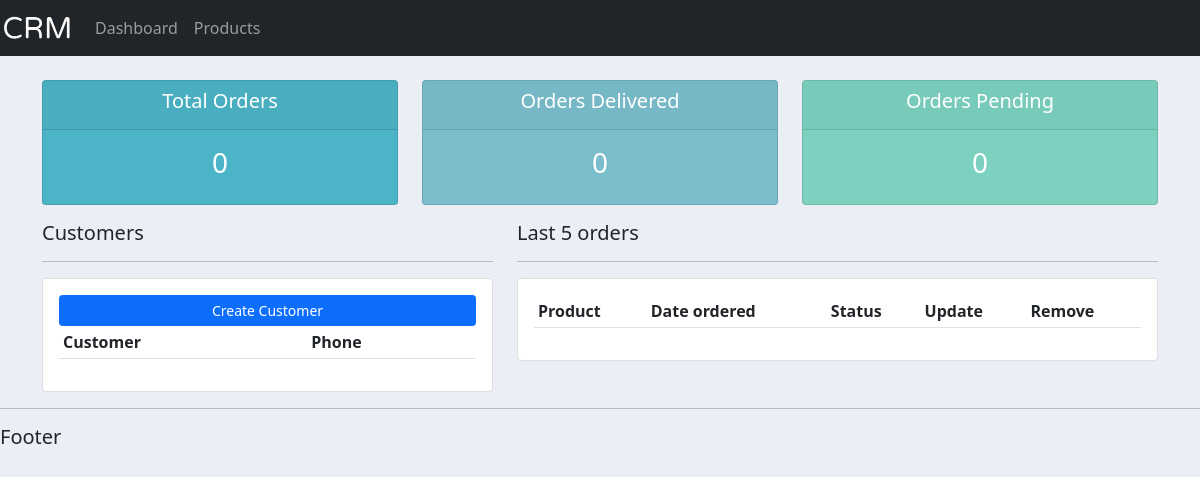
The app's page /, older data.
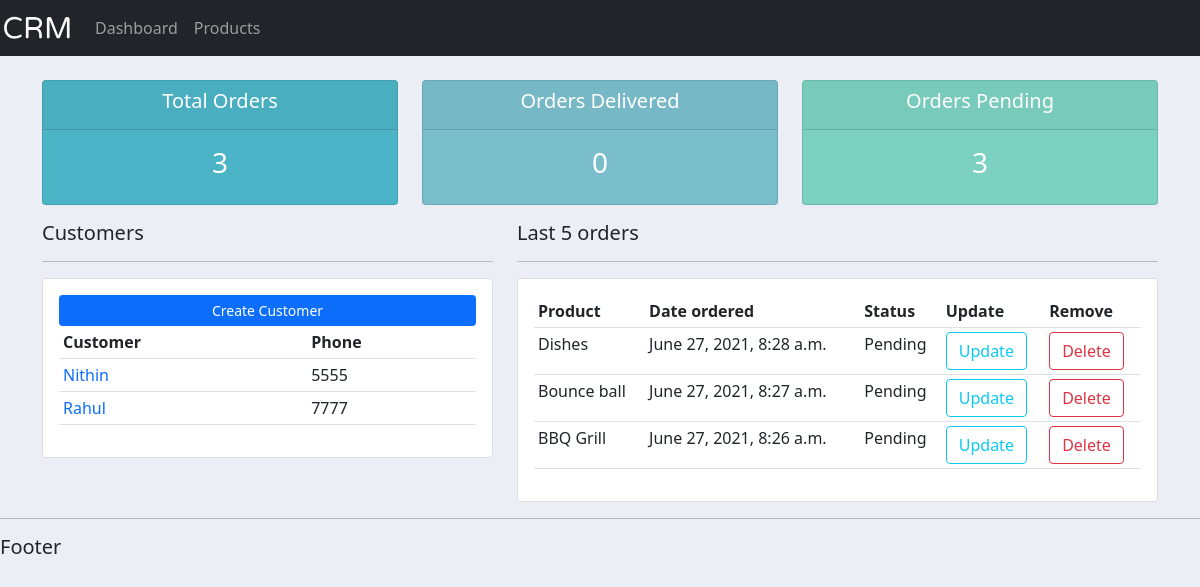
The same page, newer data.
### accounts/models.py (models this page shows, shortened)
class Customer(models.Model):
    name = models.CharField(max_length=100,null=True)
    phone = models.CharField(max_length=100,null=True)
    email = models.EmailField(null=True)
    date_created = models.DateTimeField(auto_now_add=True,null=True)

class order(models.Model):
    STATUS = (
         ('Pending','Pending'),
         ('Out for delivery','Out for delivery'),
         ('Delivered','Delivered')
     )
    customer = models.ForeignKey(Customer,null=True,on_delete=models.SET_NULL)
    product = models.ForeignKey(product,null=True,on_delete=models.SET_NULL)
    date_created = models.DateTimeField(auto_now_add=True,null=True)
    status = models.CharField(max_length=100,choices=STATUS)
    class Meta:
        ordering = ('-date_created','status')

class product(models.Model):
    CATEGORY = (
         ('Indoor','Indoor'),
         ('Outdoor','Outdoor')
     )
    name = models.CharField(max_length=100, null=True)
    price = models.FloatField(null=True)
    category = models.CharField(max_length=100,null=True,choices=CATEGORY)
    description = models.CharField(max_length=500,null=True)
    date_created = models.DateTimeField(auto_now_add=True,null=True)
    tags=models.ManyToManyField(tag)
    def __str__(self):
        return self.name

### accounts/views.py (the view)
# urls.py: path('', home,name='home'),
def home(request):
    ORDERS=order.objects.all()
    CUSTOMERS=Customer.objects.all()
    totalcustomers=CUSTOMERS.count()
    totalorders=ORDERS.count()
    delivered=ORDERS.filter(status='Delivered').count()
    pendings=ORDERS.filter(status='Pending').count()
    context={'order':ORDERS, 'customers':CUSTOMERS,'totalorders':totalorders,'pendings':pendings,'delivered':delivered}
    return render(request,'accounts/dashboard.html',context)

### accounts/templates/accounts/dashboard.html
{% extends 'accounts/main.html' %}
    {% block content %}
    {% include 'accounts/status.html' %}
    <div class="container">
        <div class="row">
            <div class="col-md-5">
                <h5>Customers</h5>
                <hr>
                <div class="card card-body">
                    <a class="btn btn-primary btn-sm btn-block" href="">Create Customer</a>
                    <table class="table table-sm">
                        <tr>
                            <th>Customer</th>
                            <th>Phone</th>
                        </tr>
                        {% for i in customers %}
                            <tr>
                                <td><a href="{% url 'customer' i.id %}" style="text-decoration: none;">{{i.name}}</a></td>
                                <td>{{i.phone}}</td>
                            </tr>
                        {% endfor %}
                    </table>
                </div>
            </div>
            <div class="col-md-7">
                <h5>Last 5 orders</h5>
                <hr>
                <div class="card card-body">
                    <table class="table table-sm">
                        <tr>
                            <th>Product</th>
                            <th>Date ordered</th>
                            <th>Status</th>
                            <th>Update</th>
                            <th>Remove</th>
                        </tr>
                        {% for i in order %}
                            <tr>
                                <td>{{i.product}}</td>
                                <td>{{i.date_created}}</td>
                                <td>{{i.status}}</td>
                                <td><a class="btn btn-outline-info" href="{% url 'updateorder' i.id %}">Update</a></td>
                                <td><a class="btn btn-outline-danger" href="{% url 'deleteorder' i.id %}">Delete</a></td>
                            </tr>
                        {% endfor %}
                    </table>
                </div>
            </div>
        </div>
    </div>
    {% endblock %}

### accounts/templates/accounts/main.html (shortened to what this page needs)
{% load static %}
<!DOCTYPE html>
<html>
    <head>
        <link rel="stylesheet" href="https://cdn.jsdelivr.net/npm/bootstrap@5.0.2/dist/css/bootstrap.min.css">
        <link rel="stylesheet" type="text/css" href="{% static '/css/main.css' %}">
    </head>
    <body>
        {% include 'accounts/navbar.html' %}
            {% block content %}
            {% endblock %}
        <footer>
            <hr>
            <h5>Footer</h5>
        </footer>
    </body>
</html>

### accounts/templates/accounts/navbar.html (shortened to what this page needs)
{% load static %}
<nav class="navbar navbar-expand-lg navbar-dark bg-dark">
    <img src="{% static 'images/seal.png' %}" id="logo" style="width: 75px;height: auto;">
    <div class="container">
      <div class="collapse navbar-collapse" id="navbarNav">
      <ul class="navbar-nav">
        <li class="nav-item active">
          <a class="nav-link" href="{% url 'home' %}">Dashboard</a>
        </li>
        <li class="nav-item">
          <a class="nav-link" href="{% url 'products' %}">Products</a>
        </li>
      </ul>
    </div>
    </div>
  </nav>

### accounts/templates/accounts/status.html
<br>
<div class="container">
	<div class="row">
	<div class="col">
		<div class="col-md">
			<div class="card text-center text-white mb-3" id="total-orders">
				<div class="card-header">
					<h5 class="card-title">Total Orders</h5>
				</div>
				<div class="card-body">
					<h3 class="card-title">{{totalorders}}</h3>
				</div>
			</div>
		</div>
	</div>
	<div class="col">
		<div class="col-md">
			<div class="card text-center text-white mb-3" id="orders-delivered">
				<div class="card-header">
					<h5 class="card-title">Orders Delivered</h5>
				</div>
				<div class="card-body">
					<h3 class="card-title">{{delivered}}</h3>
				</div>
			</div>
		</div>
	</div>
	<div class="col">
		<div class="col-md">
			<div class="card text-center text-white mb-3" id="orders-pending">
				<div class="card-header">
					<h5 class="card-title">Orders Pending</h5>
				</div>
				<div class="card-body">
					<h3 class="card-title">{{pendings}}</h3>
				</div>
			</div>
		</div>
	</div>
</div>
</div>

### static/css/main.css (style rules this page uses)
body { background-color: #ebeff5; }
#total-orders { background-color: #4cb4c7; }
#orders-delivered { background-color: #7abecc; }
#orders-pending { background-color: #7CD1C0; }

Row changes from the older to the newer data that the page shows:
added Customer: name "Nithin", phone "5555"
added Customer: name "Rahul", phone "7777"
added order: product "Dishes", date_created "June 27, 2021, 8:28 a.m.", status "Pending"
added order: product "Bounce ball", date_created "June 27, 2021, 8:27 a.m.", status "Pending"
added order: product "BBQ Grill", date_created "June 27, 2021, 8:26 a.m.", status "Pending"
Text that changed along with them:
{{ totalorders }}: "0" → "3"
{{ pendings }}: "0" → "3"
